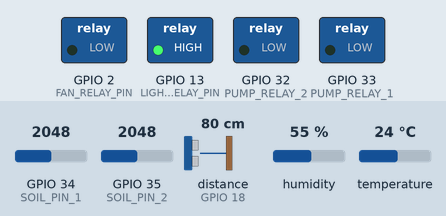
A sketch run on a simulated ESP32. Shown: switched loads named in the sketch (green lamp = pin HIGH). Wiring (inferred from the names in the program): ultrasonic range finder: trigger GPIO 5; echo GPIO 18. The test bench sets the inputs (shaded band); at power-on: GPIO 34 (SOIL_PIN_1) = 2048, GPIO 35 (SOIL_PIN_2) = 2048, distance to the obstacle (sensor on GPIO 18) 80 cm, humidity 55 %, temperature 24 °C. The echo pulse lasts 58.3 µs per cm; WiFi joins after 1.5 s; servers stay silent unless stated; uploads are accepted with an empty reply; pins used as bus, display or sensor lines are not drawn; what the sketch prints to the serial monitor is not drawn.

Above: at 1.1 s.
At 2.8 s:
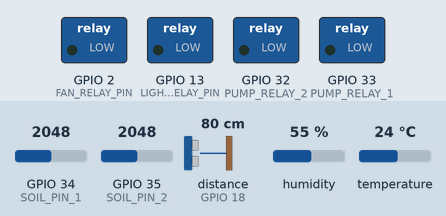
Timing chart, 0 to 4.3 s (numbered marks = the images above):
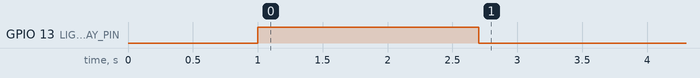

The sketch:

SmartGrow_ESP32.ino
```cpp
/*
 * SmartGrow ESP32 - Código Final v14.1 (Ultrassônico Ativado)
 * -------------------------------------------------------------------
 * ATUALIZAÇÃO v14.1:
 * - Adicionada leitura do Sensor Ultrassônico (HC-SR04).
 * - Pinos: Trig (5) e Echo (18).
 * - Exibe a distância em cm no Monitor Serial a cada 5 segundos.
 * -------------------------------------------------------------------
 */

#include <WiFi.h>
#include <HTTPClient.h>
#include <ArduinoJson.h>
#include <DHT.h>

// --- Configurações de Rede ---
const char* ssid = "WLL-Inatel";
const char* password = "inatelsemfio";
const char* api_url = "https://smartgrow-ajtn.onrender.com";

// --- Pinagem ---
#define DHT_PIN 23
#define DHT_TYPE DHT22
#define SOIL_PIN_1 34
#define SOIL_PIN_2 35
#define ULTRASONIC_TRIG_PIN 5
#define ULTRASONIC_ECHO_PIN 18

// --- MUDANÇA IMPORTANTE AQUI ---
// Pinos 25/26 conflitam com WiFi. Usando 33/32 (ADC1/Digital Seguro)
#define PUMP_RELAY_1 33  // Mude o fio da Bomba 1 para o pino 33
#define PUMP_RELAY_2 32  // Mude o fio da Bomba 2 para o pino 32

#define LIGHT_RELAY_PIN 13
#define FAN_RELAY_PIN 2

// --- Controles de Tempo ---
const unsigned long CONTROL_CYCLE_MS = 60000; // Ciclo Global
const unsigned long PUMP_WINDOW_MS = 10000;   // Janela Auto Bomba

unsigned long cycleStartTime = 0;
unsigned long manualIrrigationStart = 0; // Timer exclusivo para manual

// --- Globais ---
DHT dht(DHT_PIN, DHT_TYPE);
unsigned long lastSensorRead = 0;
unsigned long lastApiCall = 0;

const unsigned long SENSOR_INTERVAL = 5000;
const unsigned long API_INTERVAL = 2000;

float temperatura = 0.0;
float umidade_ar = 0.0;
float umidade_solo = 0.0;
float distancia_ultrassonico = 0.0; // Variável para o ultrassônico

// Variáveis de Controle
float nivel_irrigacao = 0.0;
float velocidade_ventilacao = 0.0;
float nivel_iluminacao = 0.0;

// Modos
bool modo_auto_luz = false;
bool modo_auto_irrigacao = false;
bool modo_auto_ventilacao = false;

bool lastPumpStatePrint = false;

// --- Funções de Leitura ---

float lerTemperatura() {
  float temp = dht.readTemperature();
  if (isnan(temp)) return -999;
  return temp;
}

float lerUmidadeAr() {
  float umid = dht.readHumidity();
  if (isnan(umid)) return -999;
  return umid;
}

float lerUmidadeSolo() {
  int val1 = analogRead(SOIL_PIN_1);
  int val2 = analogRead(SOIL_PIN_2);
  long media = (val1 + val2) / 2;
  float umidade = map(media, 0, 4095, 100, 0);
  return constrain(umidade, 0, 100);
}

// NOVA FUNÇÃO: Ler Ultrassônico
float lerNivelReservatorio() {
    // Garante que o trigger está baixo
    digitalWrite(ULTRASONIC_TRIG_PIN, LOW);
    delayMicroseconds(2);

    // Envia pulso de 10us
    digitalWrite(ULTRASONIC_TRIG_PIN, HIGH);
    delayMicroseconds(10);
    digitalWrite(ULTRASONIC_TRIG_PIN, LOW);

    // Lê o tempo de resposta do Echo
    long duration = pulseIn(ULTRASONIC_ECHO_PIN, HIGH);

    // Calcula distância em cm (Velocidade do som: 0.034 cm/us)
    float distance = duration * 0.034 / 2;

    return distance;
}

// --- Comunicação ---

void enviarDadosParaAPI() {
  if (WiFi.status() != WL_CONNECTED) {
    Serial.println("Erro: WiFi desconectado!");
    return;
  }

  HTTPClient http;
  http.begin(String(api_url) + "/leituras");
  http.addHeader("Content-Type", "application/json");

  DynamicJsonDocument doc(1024);
  doc["temperatura_celsius"] = temperatura;
  doc["umidade_solo"] = umidade_solo;
  // Se quiser enviar o nível para a API no futuro, adicione aqui:
  // doc["nivel_reservatorio"] = distancia_ultrassonico;

  String jsonString;
  serializeJson(doc, jsonString);

  int httpCode = http.POST(jsonString);

  if (httpCode > 0) {
    String response = http.getString();

    DynamicJsonDocument responseDoc(1024);
    DeserializationError error = deserializeJson(responseDoc, response);

    if (error) {
      Serial.print("Erro JSON: ");
      Serial.println(error.c_str());
      return;
    }

    // Ler Modos
    if (responseDoc.containsKey("modo_automatico")) {
        modo_auto_luz = responseDoc["modo_automatico"]["iluminacao"];
        modo_auto_irrigacao = responseDoc["modo_automatico"]["irrigacao"];
        if (responseDoc["modo_automatico"].containsKey("ventilacao")) {
            modo_auto_ventilacao = responseDoc["modo_automatico"]["ventilacao"];
        }
    }

    // Ler Estados e Detectar Borda de Subida do Manual
    if (responseDoc.containsKey("estado_atual")) {
      float novo_nivel_irrigacao = responseDoc["estado_atual"]["nivel_irrigacao"];

      // Se detectarmos que ligou o botão manual AGORA -> Marcamos o tempo no timer isolado
      if (!modo_auto_irrigacao && novo_nivel_irrigacao >= 99.0 && nivel_irrigacao < 99.0) {
          manualIrrigationStart = millis();
          Serial.println(">>> START MANUAL (Timer Isolado) <<<");
      }

      nivel_irrigacao = novo_nivel_irrigacao;
      velocidade_ventilacao = responseDoc["estado_atual"]["velocidade_ventilacao"];
      nivel_iluminacao = responseDoc["estado_atual"]["nivel_iluminacao"];
    }

    Serial.printf("API -> Irrig: %.0f%% | Vent: %.0f%% | Luz: %.0f%%\n",
                  nivel_irrigacao, velocidade_ventilacao, nivel_iluminacao);
  }
  http.end();
}

// --- Controle de Atuadores ---

void gerenciarAtuadores(unsigned long currentTime) {
    if (currentTime - cycleStartTime >= CONTROL_CYCLE_MS) {
        cycleStartTime = currentTime;
    }
    unsigned long elapsedTimeGlobal = currentTime - cycleStartTime;

    // ---------------------------------------------------------
    // 1. BOMBA (Lógica Híbrida)
    // ---------------------------------------------------------
    bool pumpState = false;

    if (modo_auto_irrigacao == true) {
        // --- MODO AUTO ---
        unsigned long pumpOnDuration = 0;
        if (nivel_irrigacao > 30.0) {
            pumpOnDuration = (PUMP_WINDOW_MS * (nivel_irrigacao / 100.0));
        }
        if (elapsedTimeGlobal < pumpOnDuration) pumpState = true;
    }
    else {
        // --- MODO MANUAL (Timer Isolado) ---
        if (nivel_irrigacao >= 99.0) {
            unsigned long timeSinceManual = currentTime - manualIrrigationStart;
            if ((timeSinceManual % 60000) < 5000) {
                pumpState = true;
            }
        }
    }

    // Debug Serial
    if (pumpState != lastPumpStatePrint) {
        if (pumpState) Serial.println("!!! ATIVANDO BOMBAS (Pinos 33 e 32) !!!");
        else Serial.println("... Desativando Bombas ...");
        lastPumpStatePrint = pumpState;
    }

    // Aplicação Física
    if (pumpState) {
        digitalWrite(PUMP_RELAY_1, HIGH);
        digitalWrite(PUMP_RELAY_2, HIGH);
    } else {
        digitalWrite(PUMP_RELAY_1, LOW);
        digitalWrite(PUMP_RELAY_2, LOW);
    }

    // ---------------------------------------------------------
    // 2. VENTILAÇÃO
    // ---------------------------------------------------------
    unsigned long fanOnDuration = 0;

    if (modo_auto_ventilacao == true) {
        if (velocidade_ventilacao > 30.0) {
            fanOnDuration = (CONTROL_CYCLE_MS * (velocidade_ventilacao / 100.0));
        }
    } else {
        if (velocidade_ventilacao >= 99.0) fanOnDuration = CONTROL_CYCLE_MS + 1000;
    }

    if (elapsedTimeGlobal < fanOnDuration) {
        digitalWrite(FAN_RELAY_PIN, HIGH);
    } else {
        digitalWrite(FAN_RELAY_PIN, LOW);
    }

    // ---------------------------------------------------------
    // 3. LUZ
    // ---------------------------------------------------------
    unsigned long lightOnDuration = (CONTROL_CYCLE_MS * (nivel_iluminacao / 100.0));

    if (modo_auto_luz == true) {
        digitalWrite(LIGHT_RELAY_PIN, HIGH);
    } else {
        if (elapsedTimeGlobal < lightOnDuration) digitalWrite(LIGHT_RELAY_PIN, HIGH);
        else digitalWrite(LIGHT_RELAY_PIN, LOW);
    }
}

// --- Setup ---

void setup() {
  Serial.begin(115200);
  delay(1000);

  Serial.println("\n--- SMARTGROW V14.1 (Pinos 33/32 + Ultrassom) ---");

  // Configura os NOVOS pinos
  pinMode(PUMP_RELAY_1, OUTPUT);
  pinMode(PUMP_RELAY_2, OUTPUT);

  pinMode(FAN_RELAY_PIN, OUTPUT);
  pinMode(LIGHT_RELAY_PIN, OUTPUT);
  pinMode(ULTRASONIC_TRIG_PIN, OUTPUT);
  pinMode(ULTRASONIC_ECHO_PIN, INPUT);

  digitalWrite(PUMP_RELAY_1, LOW);
  digitalWrite(PUMP_RELAY_2, LOW);
  digitalWrite(FAN_RELAY_PIN, LOW);
  digitalWrite(LIGHT_RELAY_PIN, HIGH);

  dht.begin();

  WiFi.begin(ssid, password);
  while (WiFi.status() != WL_CONNECTED) {
    delay(500);
    Serial.print(".");
  }
  Serial.println("\nWiFi Conectado!");

  cycleStartTime = millis();
  manualIrrigationStart = millis();
}

// --- Loop ---

void loop() {
  unsigned long currentTime = millis();

  if (currentTime - lastSensorRead >= SENSOR_INTERVAL) {
    temperatura = lerTemperatura();
    umidade_ar = lerUmidadeAr();
    umidade_solo = lerUmidadeSolo();

    // Lê e printa o Ultrassônico
    distancia_ultrassonico = lerNivelReservatorio();

    Serial.printf("[Sensor] U.Solo: %.0f%% | Reservatorio: %.1f cm\n", umidade_solo, distancia_ultrassonico);
    lastSensorRead = currentTime;
  }

  if (currentTime - lastApiCall >= API_INTERVAL) {
    enviarDadosParaAPI();
    lastApiCall = currentTime;
  }

  gerenciarAtuadores(currentTime);

  delay(10);
}
```

Measured:
- by itself, GPIO 13 (LIGHT_RELAY_PIN): HIGH → LOW at 2.7 s
